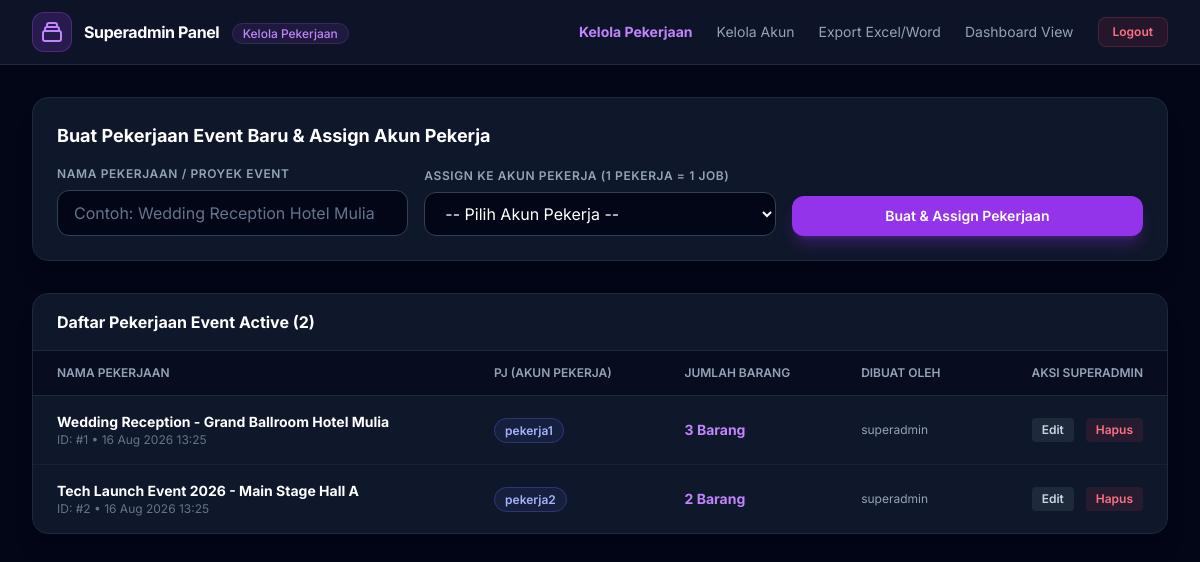
Page /superadmin/kelola_pekerjaan.php (signed in) on the committed database.
### tables this page shows
CREATE TABLE `pekerjaan` (
  `id` INT AUTO_INCREMENT PRIMARY KEY,
  `nama_pekerjaan` VARCHAR(255) NOT NULL,
  `user_id` INT NOT NULL,
  `dibuat_oleh` INT NOT NULL,
  `created_at` TIMESTAMP DEFAULT CURRENT_TIMESTAMP,
  `updated_at` TIMESTAMP DEFAULT CURRENT_TIMESTAMP ON UPDATE CURRENT_TIMESTAMP,
  CONSTRAINT `fk_pekerjaan_user` FOREIGN KEY (`user_id`) REFERENCES `users` (`id`) ON DELETE CASCADE ON UPDATE CASCADE,
  CONSTRAINT `fk_pekerjaan_dibuat_oleh` FOREIGN KEY (`dibuat_oleh`) REFERENCES `users` (`id`) ON DELETE CASCADE ON UPDATE CASCADE
);

CREATE TABLE `users` (
  `id` INT AUTO_INCREMENT PRIMARY KEY,
  `username` VARCHAR(100) UNIQUE NOT NULL,
  `password_hash` VARCHAR(255) NOT NULL,
  `role` ENUM('superadmin','admin','pekerja') NOT NULL,
  `session_token` VARCHAR(255) NULL,
  `last_activity_at` DATETIME NULL,
  `failed_login_count` INT DEFAULT 0,
  `locked_until` DATETIME NULL,
  `created_at` TIMESTAMP DEFAULT CURRENT_TIMESTAMP,
  `updated_at` TIMESTAMP DEFAULT CURRENT_TIMESTAMP ON UPDATE CURRENT_TIMESTAMP
);

### config/helpers.php (called while the page is built, shortened)
<?php
function e(?string $value): string {
    return htmlspecialchars($value ?? '', ENT_QUOTES, 'UTF-8');
}

### public/superadmin/kelola_pekerjaan.php (the view, shortened to what this page needs)
<?php
$pdo = get_db_connection();
$stmtJobs = $pdo->query("
    SELECT p.*, u.username AS nama_pekerja, uCreator.username AS nama_pembuat,
           (SELECT COUNT(*) FROM barang b WHERE b.pekerjaan_id = p.id) AS total_barang
    FROM pekerjaan p
    JOIN users u ON p.user_id = u.id
    JOIN users uCreator ON p.dibuat_oleh = uCreator.id
    ORDER BY p.created_at DESC
");
$jobsList = $stmtJobs->fetchAll();
?>
<!DOCTYPE html>
<html lang="id">
<head>
    <script src="https://cdn.tailwindcss.com"></script>
</head>
<body class="bg-slate-950 text-slate-100 min-h-screen flex flex-col">
    <nav class="bg-slate-900/90 border-b border-slate-800 sticky top-0 z-30 backdrop-blur-md">
        <div class="max-w-7xl mx-auto px-4 sm:px-6 lg:px-8 h-16 flex items-center justify-between">
            <div class="flex items-center space-x-3">
                <div class="w-10 h-10 rounded-xl bg-purple-600/20 text-purple-400 flex items-center justify-center border border-purple-500/30">
                    <svg class="w-6 h-6" fill="none" stroke="currentColor" viewBox="0 0 24 24">
                        <path stroke-linecap="round" stroke-linejoin="round" stroke-width="2" d="M19 11H5m14 0a2 2 0 012 2v6a2 2 0 01-2 2H5a2 2 0 01-2-2v-6a2 2 0 012-2m14 0V9a2 2 0 00-2-2M5 11V9a2 2 0 012-2m0 0V5a2 2 0 012-2h6a2 2 0 012 2v2M7 7h10"/>
                    </svg>
                </div>
                <div>
                    <span class="font-bold text-white tracking-tight">Superadmin Panel</span>
                    <span class="ml-2 text-xs px-2.5 py-0.5 rounded-full bg-purple-500/10 text-purple-400 border border-purple-500/20 font-medium">Kelola Pekerjaan</span>
                </div>
            </div>
            <div class="flex items-center space-x-6">
                <a href="/superadmin/kelola_pekerjaan.php" class="text-sm font-bold text-purple-400">Kelola Pekerjaan</a>
                <a href="/superadmin/kelola_akun.php" class="text-sm text-slate-400 hover:text-white transition-all">Kelola Akun</a>
                <a href="/superadmin/export.php" class="text-sm text-slate-400 hover:text-white transition-all">Export Excel/Word</a>
                <a href="/admin/dashboard.php" class="text-sm text-slate-400 hover:text-white transition-all">Dashboard View</a>
                <a href="/auth/logout.php" class="px-3.5 py-1.5 text-xs font-semibold rounded-lg bg-rose-500/10 text-rose-400 hover:bg-rose-500/20 border border-rose-500/20 transition-all">Logout</a>
            </div>
        </div>
    </nav>
    <main class="flex-grow max-w-7xl w-full mx-auto px-4 sm:px-6 lg:px-8 py-8 space-y-8">
        <div class="bg-slate-900 border border-slate-800 rounded-2xl shadow-xl p-6">
            <h3 class="text-lg font-bold text-white mb-4">Buat Pekerjaan Event Baru & Assign Akun Pekerja</h3>
            <form method="POST" action="/superadmin/kelola_pekerjaan.php" class="grid grid-cols-1 md:grid-cols-3 gap-4 items-end">
                <div>
                    <label class="block text-xs font-semibold text-slate-400 uppercase tracking-wider mb-2">Nama Pekerjaan / Proyek Event</label>
                    <input type="text" name="nama_pekerjaan" required placeholder="Contoh: Wedding Reception Hotel Mulia"
                        class="w-full px-4 py-2.5 rounded-xl bg-slate-950 border border-slate-700 text-white placeholder-slate-500 focus:outline-none focus:ring-2 focus:ring-purple-500">
                </div>
                <div>
                    <label class="block text-xs font-semibold text-slate-400 uppercase tracking-wider mb-2">Assign ke Akun Pekerja (1 Pekerja = 1 Job)</label>
                    <select name="user_id" required class="w-full px-4 py-2.5 rounded-xl bg-slate-950 border border-slate-700 text-white focus:outline-none focus:ring-2 focus:ring-purple-500">
                        <option value="">-- Pilih Akun Pekerja --</option>
                    </select>
                </div>
                <div>
                    <button type="submit" class="w-full py-2.5 px-4 rounded-xl bg-purple-600 hover:bg-purple-500 text-white font-semibold text-sm shadow-lg shadow-purple-600/30 transition-all">
                        Buat & Assign Pekerjaan
                    </button>
                </div>
            </form>
        </div>
        <div class="bg-slate-900 border border-slate-800 rounded-2xl overflow-hidden shadow-xl">
            <div class="px-6 py-4 border-b border-slate-800 flex items-center justify-between">
                <h3 class="font-bold text-white">Daftar Pekerjaan Event Active (<?= count($jobsList) ?>)</h3>
            </div>
            <div class="overflow-x-auto">
                <table class="w-full text-left text-sm text-slate-300">
                    <thead class="bg-slate-950/60 text-xs uppercase text-slate-400 border-b border-slate-800">
                        <tr>
                            <th class="px-6 py-3.5 font-semibold">Nama Pekerjaan</th>
                            <th class="px-6 py-3.5 font-semibold">PJ (Akun Pekerja)</th>
                            <th class="px-6 py-3.5 font-semibold">Jumlah Barang</th>
                            <th class="px-6 py-3.5 font-semibold">Dibuat Oleh</th>
                            <th class="px-6 py-3.5 font-semibold text-right">Aksi Superadmin</th>
                        </tr>
                    </thead>
                    <tbody class="divide-y divide-slate-800/60">
                        <?php foreach ($jobsList as $job): ?>
                            <tr class="hover:bg-slate-800/40 transition-colors">
                                <td class="px-6 py-4 font-bold text-white">
                                    <?= e($job['nama_pekerjaan']) ?>
                                    <div class="text-xs font-normal text-slate-500">ID: #<?= $job['id'] ?> • <?= date('d M Y H:i', strtotime($job['created_at'])) ?></div>
                                </td>
                                <td class="px-6 py-4">
                                    <span class="text-xs px-2.5 py-1 rounded-full bg-indigo-500/10 text-indigo-300 border border-indigo-500/30 font-semibold">
                                        <?= e($job['nama_pekerja']) ?>
                                    </span>
                                </td>
                                <td class="px-6 py-4 font-bold text-purple-400">
                                    <?= $job['total_barang'] ?> Barang
                                </td>
                                <td class="px-6 py-4 text-xs text-slate-400">
                                    <?= e($job['nama_pembuat']) ?>
                                </td>
                                <td class="px-6 py-4 text-right space-x-2">
                                    <button type="button" onclick="promptEditJob(<?= $job['id'] ?>, '<?= e(addslashes($job['nama_pekerjaan'])) ?>', <?= $job['user_id'] ?>)"
                                        class="px-2.5 py-1 text-xs rounded bg-slate-800 text-slate-300 hover:text-white hover:bg-slate-700 font-semibold">
                                        Edit
                                    </button>
                                    <form method="POST" action="/superadmin/kelola_pekerjaan.php" class="inline" onsubmit="return confirm('Hapus pekerjaan <?= e(addslashes($job['nama_pekerjaan'])) ?> beserta seluruh barangnya?');">
                                        <button type="submit" class="px-2.5 py-1 text-xs rounded bg-rose-500/10 text-rose-400 hover:bg-rose-500/20 font-semibold">Hapus</button>
                                    </form>
                                </td>
                            </tr>
                        <?php endforeach; ?>
                    </tbody>
                </table>
            </div>
        </div>
    </main>
</body>
</html>

### public/superadmin/kelola_pekerjaan.php (style rules this page uses)
body { font-family: 'Inter', sans-serif; }

### rows in the picture
pekerjaan: nama_pekerjaan "Wedding Reception - Grand Ballroom Hotel Mulia", id "1", created_at "16 Aug 2026 13:25", user.username "pekerja1", total_barang "3", dibuat_oleh.username "superadmin"
pekerjaan: nama_pekerjaan "Tech Launch Event 2026 - Main Stage Hall A", id "2", created_at "16 Aug 2026 13:25", user.username "pekerja2", total_barang "2", dibuat_oleh.username "superadmin"

### other values in the picture
count($jobsList) "2"
